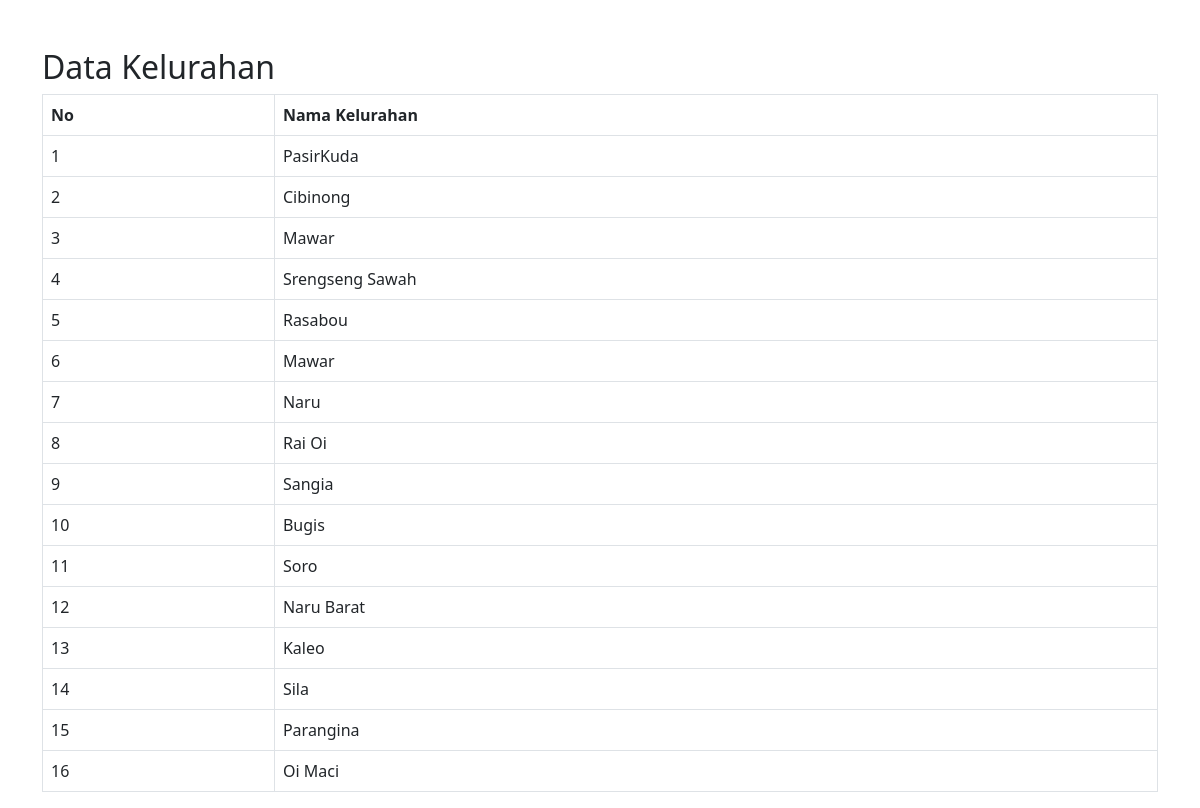
/kelurahan.php, run on the app's committed database.
### tables this page shows
CREATE TABLE `kelurahan` (
  `id` int(11) NOT NULL,
  `nama_kelurahan` varchar(100) NOT NULL
);

### kelurahan.php (the view, shortened to what this page needs)
<?php
$host = "localhost";
$username = "root";
$password = "";
$database = "dbpuskesmas";
$conn = mysqli_connect($host, $username, $password, $database);
?>
<!DOCTYPE html>
<html lang="en">
<head>
    <link rel="stylesheet" href="https://cdnjs.cloudflare.com/ajax/libs/twitter-bootstrap/5.3.0/css/bootstrap.min.css">
</head>
<body>
    <div class="container mt-5">
        <h2>Data Kelurahan</h2>
        <table class="table table-bordered">
            <thead>
                <tr>
                    <th>No</th>
                    <th>Nama Kelurahan</th>
                </tr>
            </thead>
            <tbody>
                <?php
                $sql = "SELECT id, nama_kelurahan FROM kelurahan";
                $result = mysqli_query($conn, $sql);
                if (mysqli_num_rows($result) > 0) {
                    $no = 1;
                    while($row = mysqli_fetch_assoc($result)) {
                        echo "<tr>";
                        echo "<td>" . $no++ . "</td>";
                        echo "<td>" . $row["nama_kelurahan"]. "</td>";
                        echo "</tr>";
                    }
                } else {
                    echo "<tr><td colspan='2'>Tidak ada data kelurahan.</td></tr>";
                }
                ?>
            </tbody>
        </table>
    </div>
</body>
</html>

### data on the page
kelurahan: nama_kelurahan "PasirKuda"
kelurahan: nama_kelurahan "Cibinong"
kelurahan: nama_kelurahan "Mawar"
kelurahan: nama_kelurahan "Srengseng Sawah"
kelurahan: nama_kelurahan "Rasabou"
kelurahan: nama_kelurahan "Mawar"
kelurahan: nama_kelurahan "Naru"
kelurahan: nama_kelurahan "Rai Oi"
kelurahan: nama_kelurahan "Sangia"
kelurahan: nama_kelurahan "Bugis"
kelurahan: nama_kelurahan "Soro"
kelurahan: nama_kelurahan "Naru Barat"
kelurahan: nama_kelurahan "Kaleo"
kelurahan: nama_kelurahan "Sila"
kelurahan: nama_kelurahan "Parangina"
kelurahan: nama_kelurahan "Oi Maci"
